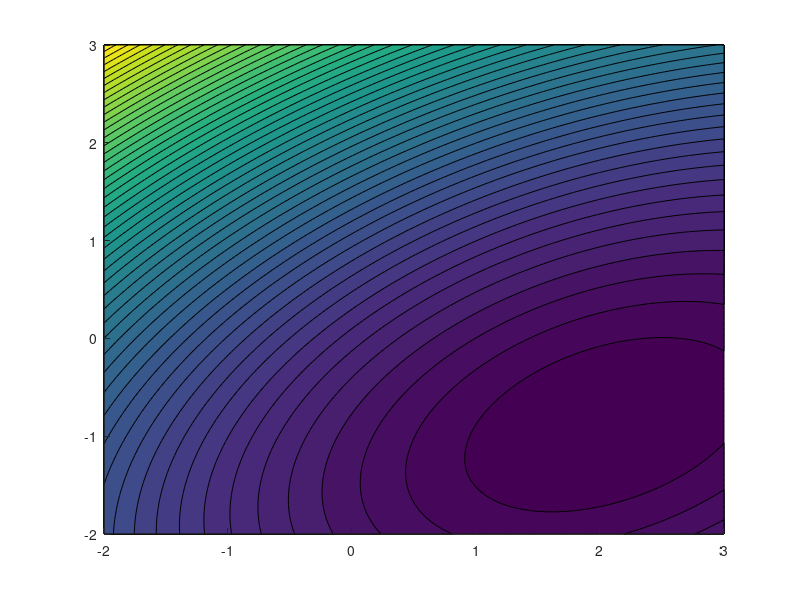

The MATLAB script that drew this image: (Note: this script raises an error after producing the figure.)
% Rosenbrock function example
% f = @(x) 100*(x(2)-x(1)^2)^2 + (1-x(1))^2;
% df = @(x) [200*(x(2)-x(1)^2)*-2*x(1) - 2*(1-x(1));
%            200*(x(2)-x(1)^2)];
% 
% [X, Y] = meshgrid(linspace(-1.5, 1.5, 200), ...
%                   linspace(-0.5, 3, 200));
% Z = 100*(Y-X.^2).^2 + (1-X).^2;
% x0 = [Inf; Inf];
% x1 = [-1.2; 1.0];

% Ellipse example
f = @(x) 0.06*(x(1)^2 - x(1)*x(2)) + 0.1*x(2)^2 - 0.3*(x(1)-x(2));
df = @(x) [0.06*(2*x(1)-x(2))-0.3; -0.06*x(1)+0.2*x(2)+0.3];
[X, Y] = meshgrid(linspace(-2, 3, 200), ...
                  linspace(-2, 3, 200));
Z = 0.06*(X.^2-X.*Y)+0.1*Y.^2-0.3*(X-Y);
x0 = [Inf; Inf];
x1 = [0; 0];

x = x1; % For collecting x per iteration

contourf(X, Y, Z, 50, 'FaceAlpha', 0.6); hold on;
scatter(x1(1), x1(2),'r','filled');

ctr = 1; coord = 0; mask = eye(length(x0));
while norm(x0-x1) > 1e-7

    x0 = x1; 
    
    % Calculate search direction
    s = -mask(:, coord+1).*df(x0);
    coord = mod(coord+1,length(x0));

    % Run quasi-newton to get step size, a
    a0 = 0; a1 = 1; c = 1;
    dda = @(a,x,s) df(x+a*s)'*s;
    while abs(a0-a1) > 1e-7 && ~isinf(a1)
        an = a1 - (a0 - a1)*dda(a1,x0,s)/...
            (dda(a0,x0,s)-dda(a1,x0,s));    
        a0 = a1; a1 = an; c = c + 1;
    end

    % Update x
    x1 = x0 + a0*s; 
    x = [x, x1]; %#ok
    ctr = ctr + 1;

    % fprintf('(%.4f, %.4f), s = [%.4f, %.4f], a = %.4f, ctr = %d\n', ...
    %     x1, s, a0, c);
end

% Plot all x
plot(x(1,:), x(2,:) ,'ro-');

hold off; grid on;
set(gcf,'Color','w');
fprintf('Minimum found: (%.4f, %.4f)\n',x1);
fprintf('No. of iterations: %d\n', ctr);